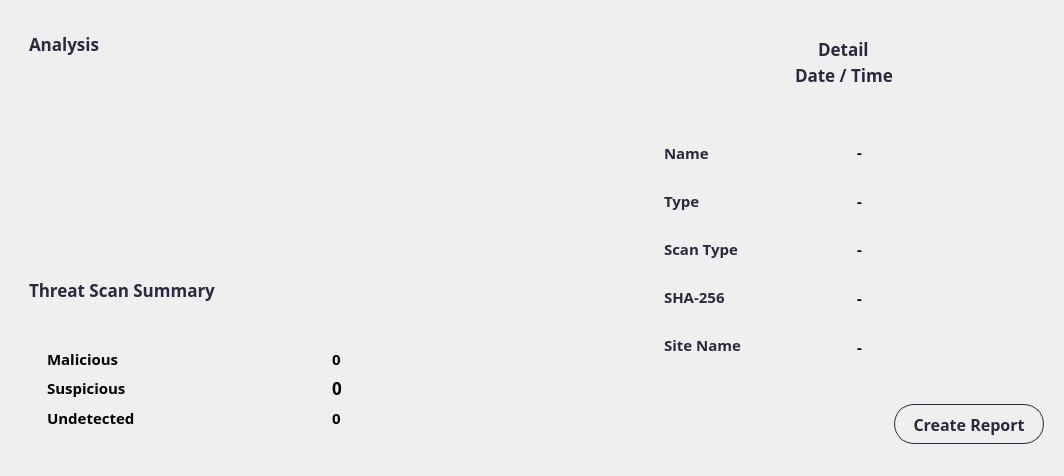
               <widget class="QWidget" name="widget_117" native="true">
                <layout class="QHBoxLayout" name="horizontalLayout_12">
                 <item>
                  <widget class="QWidget" name="widget_84" native="true">
                   <layout class="QVBoxLayout" name="verticalLayout_52">
                    <item alignment="Qt::AlignLeft">
                     <widget class="QWidget" name="widget_87" native="true">
                      <property name="minimumSize">
                       <size>
                        <width>600</width>
                        <height>0</height>
                       </size>
                      </property>
                      <layout class="QVBoxLayout" name="verticalLayout_70">
                       <item>
                        <widget class="QLabel" name="label_Analysis">
                         <property name="minimumSize">
                          <size>
                           <width>0</width>
                           <height>30</height>
                          </size>
                         </property>
                         <property name="font">
                          <font>
                           <family>Bahnschrift SemiBold</family>
                           <pointsize>13</pointsize>
                           <weight>75</weight>
                           <bold>true</bold>
                          </font>
                         </property>
                         <property name="styleSheet">
                          <string notr="true">	color: rgba(40,43,61,255) ;</string>
                         </property>
                         <property name="text">
                          <string>Analysis</string>
                         </property>
                        </widget>
                       </item>
                      </layout>
                     </widget>
                    </item>
                    <item>
                     <widget class="QWidget" name="widget_89" native="true">
                      <property name="minimumSize">
                       <size>
                        <width>0</width>
                        <height>0</height>
                       </size>
                      </property>
                      <property name="maximumSize">
                       <size>
                        <width>16777215</width>
                        <height>500</height>
                       </size>
                      </property>
                      <layout class="QVBoxLayout" name="verticalLayout_53">
                       <item>
                        <widget class="QWidget" name="widget_88" native="true">
                         <layout class="QVBoxLayout" name="verticalLayout_54">
                          <item alignment="Qt::AlignHCenter|Qt::AlignTop">
                           <widget class="QLabel" name="image_analysis">
                            <property name="minimumSize">
                             <size>
                              <width>150</width>
                              <height>150</height>
                             </size>
                            </property>
                            <property name="maximumSize">
                             <size>
                              <width>150</width>
                              <height>150</height>
                             </size>
                            </property>
                            <property name="styleSheet">
                             <string notr="true">border-radius: 20px;</string>
                            </property>
                            <property name="text">
                             <string/>
                            </property>
                            <property name="scaledContents">
                             <bool>true</bool>
                            </property>
                            <property name="alignment">
                             <set>Qt::AlignCenter</set>
                            </property>
                           </widget>
                          </item>
                         </layout>
                        </widget>
                       </item>
                      </layout>
                     </widget>
                    </item>
                    <item alignment="Qt::AlignLeft">
                     <widget class="QWidget" name="widget_116" native="true">
                      <property name="minimumSize">
                       <size>
                        <width>600</width>
                        <height>0</height>
                       </size>
                      </property>
                      <layout class="QVBoxLayout" name="verticalLayout_71">
                       <item>
                        <widget class="QLabel" name="label_Analysis_2">
                         <property name="minimumSize">
                          <size>
                           <width>0</width>
                           <height>30</height>
                          </size>
                         </property>
                         <property name="font">
                          <font>
                           <family>Bahnschrift SemiBold</family>
                           <pointsize>13</pointsize>
                           <weight>75</weight>
                           <bold>true</bold>
                          </font>
                         </property>
                         <property name="styleSheet">
                          <string notr="true">	color: rgba(40,43,61,255) ;</string>
                         </property>
                         <property name="text">
                          <string>Threat Scan Summary</string>
                         </property>
                        </widget>
                       </item>
                      </layout>
                     </widget>
                    </item>
                    <item>
                     <widget class="QWidget" name="widget_33" native="true">
                      <layout class="QVBoxLayout" name="verticalLayout_40">
                       <item>
                        <widget class="QWidget" name="widget_97" native="true">
                         <layout class="QHBoxLayout" name="horizontalLayout_15">
                          <item>
                           <widget class="QWidget" name="widget_98" native="true">
                            <property name="minimumSize">
                             <size>
                              <width>100</width>
                              <height>100</height>
                             </size>
                            </property>
                            <layout class="QVBoxLayout" name="verticalLayout_61">
                             <item>
                              <widget class="QLabel" name="label_malicious">
                               <property name="minimumSize">
                                <size>
                                 <width>0</width>
                                 <height>0</height>
                                </size>
                               </property>
                               <property name="font">
                                <font>
                                 <family>Bahnschrift SemiBold</family>
                                 <pointsize>11</pointsize>
                                 <weight>75</weight>
                                 <bold>true</bold>
                                </font>
                               </property>
                               <property name="styleSheet">
                                <string notr="true"/>
                               </property>
                               <property name="text">
                                <string>Malicious</string>
                               </property>
                              </widget>
                             </item>
                             <item>
                              <widget class="QLabel" name="label_suspicious">
                               <property name="minimumSize">
                                <size>
                                 <width>0</width>
                                 <height>0</height>
                                </size>
                               </property>
                               <property name="font">
                                <font>
                                 <family>Bahnschrift SemiBold</family>
                                 <pointsize>11</pointsize>
                                 <weight>75</weight>
                                 <bold>true</bold>
                                </font>
                               </property>
                               <property name="styleSheet">
                                <string notr="true"/>
                               </property>
                               <property name="text">
                                <string>Suspicious</string>
                               </property>
                              </widget>
                             </item>
                             <item>
                              <widget class="QLabel" name="label_undetected">
                               <property name="minimumSize">
                                <size>
                                 <width>0</width>
                                 <height>0</height>
                                </size>
                               </property>
                               <property name="font">
                                <font>
                                 <family>Bahnschrift SemiBold</family>
                                 <pointsize>11</pointsize>
                                 <weight>75</weight>
                                 <bold>true</bold>
                                </font>
                               </property>
                               <property name="styleSheet">
                                <string notr="true"/>
                               </property>
                               <property name="text">
                                <string>Undetected</string>
                               </property>
                              </widget>
                             </item>
                            </layout>
                           </widget>
                          </item>
                          <item>
                           <widget class="QWidget" name="widget_99" native="true">
                            <property name="font">
                             <font>
                              <pointsize>11</pointsize>
                             </font>
                            </property>
                            <layout class="QVBoxLayout" name="verticalLayout_63">
                             <item>
                              <widget class="QLabel" name="label_maliciousResult">
                               <property name="font">
                                <font>
                                 <family>Bahnschrift SemiBold</family>
                                 <pointsize>11</pointsize>
                                 <weight>75</weight>
                                 <bold>true</bold>
                                </font>
                               </property>
                               <property name="text">
                                <string>0</string>
                               </property>
                              </widget>
                             </item>
                             <item>
                              <widget class="QLabel" name="label_suspiciousResult">
                               <property name="font">
                                <font>
                                 <family>Bahnschrift SemiBold</family>
                                 <pointsize>13</pointsize>
                                 <weight>75</weight>
                                 <bold>true</bold>
                                </font>
                               </property>
                               <property name="text">
                                <string>0</string>
                               </property>
                              </widget>
                             </item>
                             <item>
                              <widget class="QLabel" name="label_undetectedResult">
                               <property name="font">
                                <font>
                                 <family>Bahnschrift SemiBold</family>
                                 <pointsize>11</pointsize>
                                 <weight>75</weight>
                                 <bold>true</bold>
                                </font>
                               </property>
                               <property name="text">
                                <string>0</string>
                               </property>
                              </widget>
                             </item>
                            </layout>
                           </widget>
                          </item>
                         </layout>
                        </widget>
                       </item>
                      </layout>
                     </widget>
                    </item>
                   </layout>
                  </widget>
                 </item>
                 <item>
                  <widget class="QWidget" name="widget_85" native="true">
                   <layout class="QVBoxLayout" name="verticalLayout_55">
                    <item alignment="Qt::AlignHCenter">
                     <widget class="QWidget" name="widget_91" native="true">
                      <property name="minimumSize">
                       <size>
                        <width>400</width>
                        <height>65</height>
                       </size>
                      </property>
                      <property name="maximumSize">
                       <size>
                        <width>400</width>
                        <height>65</height>
                       </size>
                      </property>
                      <layout class="QVBoxLayout" name="verticalLayout_56">
                       <item alignment="Qt::AlignHCenter">
                        <widget class="QLabel" name="label_scanDetail">
                         <property name="font">
                          <font>
                           <family>Bahnschrift SemiBold</family>
                           <pointsize>13</pointsize>
                           <weight>75</weight>
                           <bold>true</bold>
                          </font>
                         </property>
                         <property name="styleSheet">
                          <string notr="true">	color: rgba(40,43,61,255) ;</string>
                         </property>
                         <property name="text">
                          <string>Detail</string>
                         </property>
                        </widget>
                       </item>
                       <item alignment="Qt::AlignHCenter">
                        <widget class="QLabel" name="label_dateTimeDetail">
                         <property name="font">
                          <font>
                           <family>Bahnschrift SemiBold</family>
                           <pointsize>13</pointsize>
                           <weight>75</weight>
                           <bold>true</bold>
                          </font>
                         </property>
                         <property name="styleSheet">
                          <string notr="true">	color: rgba(40,43,61,255) ;</string>
                         </property>
                         <property name="text">
                          <string>Date / Time</string>
                         </property>
                        </widget>
                       </item>
                      </layout>
                     </widget>
                    </item>
                    <item>
                     <widget class="QWidget" name="widget_92" native="true">
                      <property name="minimumSize">
                       <size>
                        <width>0</width>
                        <height>250</height>
                       </size>
                      </property>
                      <property name="maximumSize">
                       <size>
                        <width>16777215</width>
                        <height>280</height>
                       </size>
                      </property>
                      <layout class="QHBoxLayout" name="horizontalLayout_37">
                       <property name="spacing">
                        <number>7</number>
                       </property>
                       <item>
                        <widget class="QWidget" name="widget_94" native="true">
                         <property name="minimumSize">
                          <size>
                           <width>0</width>
                           <height>0</height>
                          </size>
                         </property>
                         <property name="font">
                          <font>
                           <family>Bahnschrift SemiBold</family>
                           <pointsize>11</pointsize>
                           <weight>75</weight>
                           <bold>true</bold>
                          </font>
                         </property>
                         <property name="styleSheet">
                          <string notr="true">	color: rgba(40,43,61,255) ;	color: rgba(40,43,61,255) ;</string>
                         </property>
                         <layout class="QVBoxLayout" name="verticalLayout_57">
                          <property name="spacing">
                           <number>0</number>
                          </property>
                          <property name="leftMargin">
                           <number>11</number>
                          </property>
                          <property name="topMargin">
                           <number>11</number>
                          </property>
                          <property name="bottomMargin">
                           <number>11</number>
                          </property>
                          <item>
                           <widget class="QLabel" name="label_namefile">
                            <property name="font">
                             <font>
                              <family>Bahnschrift SemiBold</family>
                              <pointsize>11</pointsize>
                              <weight>75</weight>
                              <bold>true</bold>
                             </font>
                            </property>
                            <property name="text">
                             <string>Name</string>
                            </property>
                           </widget>
                          </item>
                          <item>
                           <widget class="QLabel" name="label_typeFile">
                            <property name="font">
                             <font>
                              <family>Bahnschrift SemiBold</family>
                              <pointsize>11</pointsize>
                              <weight>75</weight>
                              <bold>true</bold>
                             </font>
                            </property>
                            <property name="text">
                             <string>Type</string>
                            </property>
                           </widget>
                          </item>
                          <item>
                           <widget class="QLabel" name="label_typeScan">
                            <property name="font">
                             <font>
                              <family>Bahnschrift SemiBold</family>
                              <pointsize>11</pointsize>
                              <weight>75</weight>
                              <bold>true</bold>
                             </font>
                            </property>
                            <property name="styleSheet">
                             <string notr="true">	color: rgba(40,43,61,255) ;</string>
                            </property>
                            <property name="text">
                             <string>Scan Type</string>
                            </property>
                           </widget>
                          </item>
                          <item>
                           <widget class="QLabel" name="label_sha256">
                            <property name="font">
                             <font>
                              <family>Bahnschrift SemiBold</family>
                              <pointsize>11</pointsize>
                              <weight>75</weight>
                              <bold>true</bold>
                             </font>
                            </property>
                            <property name="styleSheet">
                             <string notr="true">	color: rgba(40,43,61,255) ;</string>
                            </property>
                            <property name="text">
                             <string>SHA-256</string>
                            </property>
                           </widget>
                          </item>
                          <item>
                           <widget class="QLabel" name="label_siteName">
                            <property name="font">
                             <font>
                              <family>Bahnschrift SemiBold</family>
                              <pointsize>11</pointsize>
                              <weight>75</weight>
                              <bold>true</bold>
                             </font>
                            </property>
                            <property name="styleSheet">
                             <string notr="true">	color: rgba(40,43,61,255) ;</string>
                            </property>
                            <property name="text">
                             <string>Site Name</string>
                            </property>
                           </widget>
                          </item>
                         </layout>
                        </widget>
                       </item>
                       <item>
                        <widget class="QWidget" name="widget_95" native="true">
                         <property name="font">
                          <font>
                           <pointsize>11</pointsize>
                          </font>
                         </property>
                         <layout class="QVBoxLayout" name="verticalLayout_58">
                          <property name="spacing">
                           <number>0</number>
                          </property>
                          <item>
                           <widget class="QLabel" name="label_namefileResult">
                            <property name="font">
                             <font>
                              <family>Bahnschrift SemiBold</family>
                              <pointsize>11</pointsize>
                              <weight>75</weight>
                              <bold>true</bold>
                             </font>
                            </property>
                            <property name="text">
                             <string>-</string>
                            </property>
                           </widget>
                          </item>
                          <item>
                           <widget class="QLabel" name="label_typeFileResult">
                            <property name="font">
                             <font>
                              <family>Bahnschrift SemiBold</family>
                              <pointsize>11</pointsize>
                              <weight>75</weight>
                              <bold>true</bold>
                             </font>
                            </property>
                            <property name="text">
                             <string>-</string>
                            </property>
                           </widget>
                          </item>
                          <item>
                           <widget class="QLabel" name="label_typeScanResult">
                            <property name="font">
                             <font>
                              <family>Bahnschrift SemiBold</family>
                              <pointsize>11</pointsize>
                              <weight>75</weight>
                              <bold>true</bold>
                             </font>
                            </property>
                            <property name="text">
                             <string>-</string>
                            </property>
                           </widget>
                          </item>
                          <item>
                           <widget class="QLabel" name="label_sha256Result">
                            <property name="font">
                             <font>
                              <family>Bahnschrift SemiBold</family>
                              <pointsize>11</pointsize>
                              <weight>75</weight>
                              <bold>true</bold>
                             </font>
                            </property>
                            <property name="text">
                             <string>-</string>
                            </property>
                           </widget>
                          </item>
                          <item>
                           <widget class="QLabel" name="label_siteNameResult">
                            <property name="font">
                             <font>
                              <family>Bahnschrift SemiBold</family>
                              <pointsize>11</pointsize>
                              <weight>75</weight>
                              <bold>true</bold>
                             </font>
                            </property>
                            <property name="text">
                             <string>-</string>
                            </property>
                           </widget>
                          </item>
                         </layout>
                        </widget>
                       </item>
                      </layout>
                     </widget>
                    </item>
                    <item alignment="Qt::AlignRight">
                     <widget class="QPushButton" name="btn_createReport">
                      <property name="minimumSize">
                       <size>
                        <width>150</width>
                        <height>40</height>
                       </size>
                      </property>
                      <property name="maximumSize">
                       <size>
                        <width>150</width>
                        <height>40</height>
                       </size>
                      </property>
                      <property name="font">
                       <font>
                        <family>Bahnschrift SemiBold</family>
                        <pointsize>12</pointsize>
                        <weight>75</weight>
                        <bold>true</bold>
                       </font>
                      </property>
                      <property name="cursor">
                       <cursorShape>PointingHandCursor</cursorShape>
                      </property>
                      <property name="styleSheet">
                       <string notr="true">QPushButton {    
    border: 1px solid rgba(40,43,61,255) ;
    border-radius: 20px;
    padding: 5px 10px;
	color: rgba(40,43,61,255) ;
}

QPushButton:hover {
    background-color: ;
}
</string>
                      </property>
                      <property name="text">
                       <string>Create Report</string>
                      </property>
                     </widget>
                    </item>
                   </layout>
                  </widget>
                 </item>
                </layout>
               </widget>
